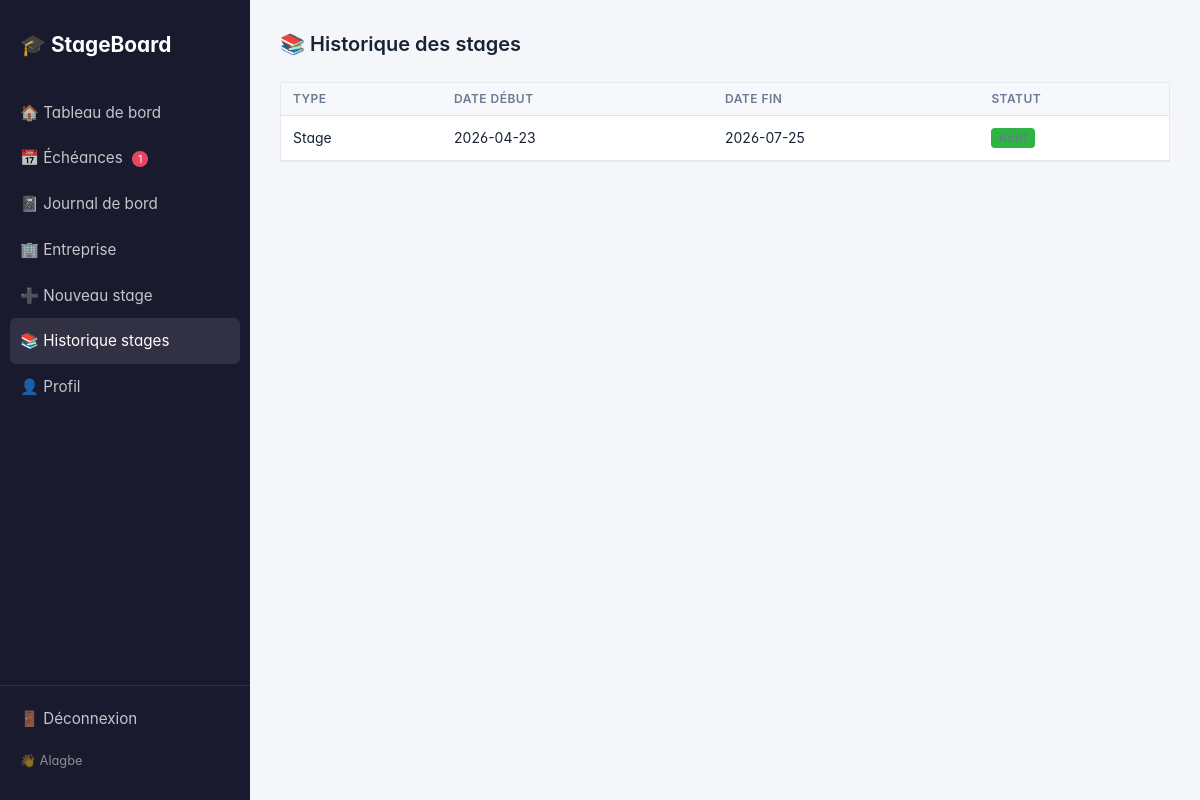
The page /stages/historique (signed in) on the database its author committed.
### app.py (models this page shows)
class Stage(db.Model):
    __tablename__ = 'stages'
    id = db.Column(db.Integer, primary_key=True)
    user_id = db.Column(db.Integer, db.ForeignKey('users.id'), nullable=False)
    type_stage = db.Column(db.String(50))
    date_debut = db.Column(db.String(20))
    date_fin = db.Column(db.String(20))
    actif = db.Column(db.Boolean, default=True)
    echeances = db.relationship('Echeance', backref='stage', lazy=True)
    entrees = db.relationship('Journal', backref='stage', lazy=True)
    entreprise = db.relationship('Entreprise', backref='stage', uselist=False)

### app.py (the view)
@app.route('/stages/historique')
def historique_stages():
    if 'user_id' not in session:
        return redirect(url_for('login'))
    stages = Stage.query.filter_by(user_id=session['user_id']).order_by(Stage.date_debut.desc()).all()
    return render_template('historique_stages.html', stages=stages)

### app.py (called while the page is built)
@app.context_processor
def inject_alertes():
    if 'user_id' in session:
        stage = Stage.query.filter_by(
            user_id=session['user_id'], actif=True
        ).first()
        if stage:
            today = date.today()
            count = 0
            for e in stage.echeances:
                if e.statut != 'termine':
                    jours = (date.fromisoformat(e.date_limite) - today).days
                    if 0 <= jours <= 7:
                        count += 1
            return dict(alertes_count=count)
    return dict(alertes_count=0)

### templates/historique_stages.html (shortened to what this page needs)
{% extends "base.html" %}
{% block content %}
<h2 class="mb-4">📚 Historique des stages</h2>
<div class="card">
    <div class="table-responsive">
        <table class="table table-hover mb-0">
            <thead style="background:#f4f6f9;">
                <tr>
                    <th>Type</th>
                    <th>Date début</th>
                    <th>Date fin</th>
                    <th>Statut</th>
                </tr>
            </thead>
            <tbody>
                {% for s in stages %}
                <tr>
                    <td class="text-capitalize">{{ s.type_stage }}</td>
                    <td>{{ s.date_debut }}</td>
                    <td>{{ s.date_fin }}</td>
                    <td>
                        {% if s.actif %}
                            <span class="badge bg-success">Actif</span>
                        {% else %}
                            <span class="badge bg-secondary">Terminé</span>
                        {% endif %}
                    </td>
                </tr>
                {% endfor %}
            </tbody>
        </table>
    </div>
</div>
{% endblock %}

### templates/base.html (style rules this page uses)
body { display: flex; min-height: 100vh; margin: 0; }

### rows shown on the page
Stage: type_stage "Stage", date_debut "2026-04-23", date_fin "2026-07-25"

### other values the page prints
{{ alertes_count }} "1"
{{ session.get('user_prenom', '') }} "Alagbe"
